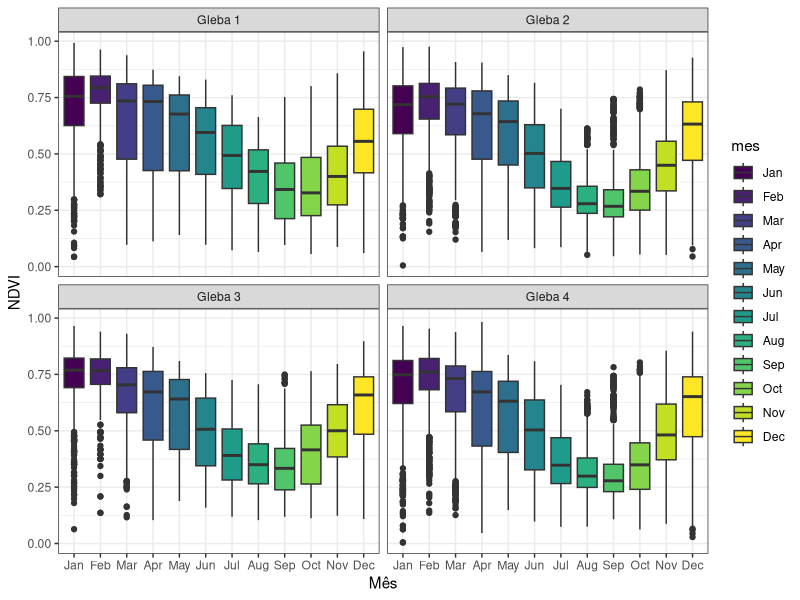
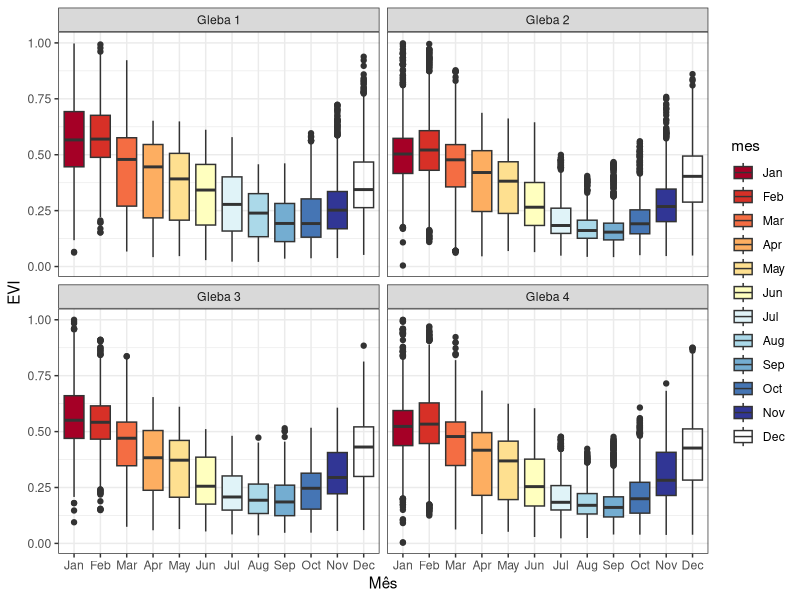

These figures' R source, in order:
dados=readxl::read_excel('dados_ndvi_evi.xlsx') |> 
  dplyr::mutate(
    Ano = lubridate::year(Data)
  )


max(dados$Ano)

 
 ### NDVI

ndvi_summary= dados |> 
  dplyr::select(Gleba,Data,NDVI) |> 
  na.omit() |> 
  dplyr::mutate(
    ano=lubridate::year(Data),
    mes=lubridate::month(Data,label=TRUE),
    gleba=dplyr::case_when(
      Gleba==1~'Gleba 1',
      Gleba==2~'Gleba 2',
      Gleba==3~'Gleba 3',
      Gleba==4~'Gleba 4'
    )
  ) |> 
  dplyr::group_by(gleba,mes) |> 
  dplyr::summarise(
    ndvi_mean=mean(NDVI),
    ndvi_sd=sd(NDVI),
    ndvi_max=max(NDVI),
    ndvi_min=min(NDVI),
    ndvi_cv=(ndvi_sd/ndvi_mean)*100
  )

write.csv(ndvi_summary,'ndvi_summary_monthly.csv')

#### EVI

evi_summary= dados |> 
  dplyr::select(Gleba,Data,EVI) |> 
  na.omit()|>
  dplyr::mutate(
    mes=lubridate::month(Data,label=TRUE),
    gleba=dplyr::case_when(
      Gleba==1~'Gleba 1',
      Gleba==2~'Gleba 2',
      Gleba==3~'Gleba 3',
      Gleba==4~'Gleba 4'
    )
  ) |>
  dplyr::group_by(gleba,mes) |> 
  dplyr::summarise(
    evi_mean=mean(EVI),
    evi_sd=sd(EVI),
    evi_max=max(EVI),
    evi_min=min(EVI),
    evi_cv=(evi_sd/evi_mean)*100
  )

write.csv(evi_summary,'evi_summary.csv')


################### Boxplot ########################
dados |> 
  dplyr::select(Gleba,Data,NDVI) |> 
  na.omit()|>
  dplyr::mutate(
    mes=lubridate::month(Data,label=TRUE),
    gleba=dplyr::case_when(
      Gleba==1~'Gleba 1',
      Gleba==2~'Gleba 2',
      Gleba==3~'Gleba 3',
      Gleba==4~'Gleba 4'
    )
  ) |> 
  ggplot2::ggplot(ggplot2::aes(x=mes,y=NDVI,group=mes,fill=mes))+
  ggplot2::geom_boxplot()+
  ggplot2::facet_wrap(~gleba)+
  ggplot2::xlab('Mês')+
  ggplot2::theme_bw()


ggplot2::ggsave('ndvi.png',units = 'in',width = 12, height=7,dpi=600)

###############################################################

dados |> 
  dplyr::select(Gleba,Data,EVI) |> 
  na.omit()|>
  dplyr::mutate(
    mes=lubridate::month(Data,label=TRUE),
    gleba=dplyr::case_when(
      Gleba==1~'Gleba 1',
      Gleba==2~'Gleba 2',
      Gleba==3~'Gleba 3',
      Gleba==4~'Gleba 4'
    )
  ) |> 
  ggplot2::ggplot(ggplot2::aes(x=mes,y=EVI,group=mes,fill=mes))+
  ggplot2::geom_boxplot()+
  ggplot2::scale_fill_brewer(palette = 'RdYlBu')+
  ggplot2::facet_wrap(~gleba)+
  ggplot2::xlab('Mês')+
  ggplot2::theme_bw()


ggplot2::ggsave('evi.png',units = 'in',width = 12, height=7,dpi=600)



 #### GLEBA



### NDVI

ndvi_summary_gleba= dados |> 
  dplyr::select(Gleba,Data,NDVI) |> 
  na.omit() |> 
  dplyr::mutate(
    ano=lubridate::year(Data),
    mes=lubridate::month(Data,label=TRUE),
    gleba=dplyr::case_when(
      Gleba==1~'Gleba 1',
      Gleba==2~'Gleba 2',
      Gleba==3~'Gleba 3',
      Gleba==4~'Gleba 4'
    )
  ) |> 
  dplyr::group_by(gleba) |> 
  dplyr::summarise(
    ndvi_mean=mean(NDVI),
    ndvi_sd=sd(NDVI),
    ndvi_max=max(NDVI),
    ndvi_min=min(NDVI),
    ndvi_cv=(ndvi_sd/ndvi_mean)*100
  )

write.csv(ndvi_summary_gleba,'ndvi_summary_gleba.csv')

